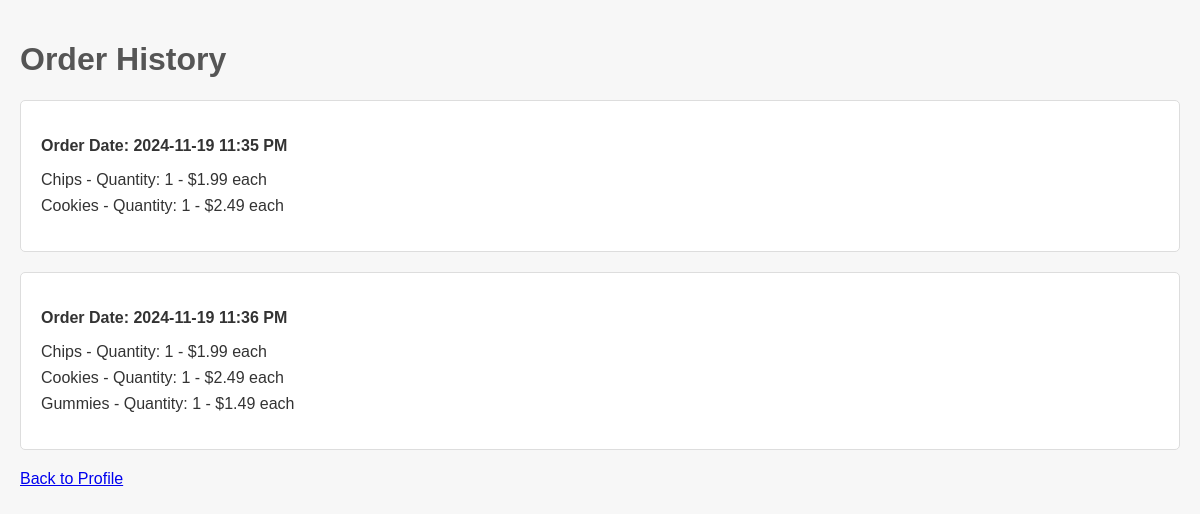
The page /order_history (signed in) on the database its author committed.
### application/app.py (models this page shows)
class Order(db.Model):
    id = db.Column(db.Integer, primary_key=True)
    user_id = db.Column(db.Integer, db.ForeignKey('user.id'), nullable=False)
    date = db.Column(db.DateTime, default=datetime.now)
    user = db.relationship('User', backref=db.backref('orders', lazy=True))
    order_items = db.relationship('OrderItem', backref='order', lazy=True)

class OrderItem(db.Model):
    id = db.Column(db.Integer, primary_key=True)
    order_id = db.Column(db.Integer, db.ForeignKey('order.id'), nullable=False)
    snack_id = db.Column(db.Integer, db.ForeignKey('snack.id'), nullable=False)
    quantity = db.Column(db.Integer, nullable=False)
    snack = db.relationship('Snack', backref=db.backref('order_items', lazy=True))

class Snack(db.Model):
    id = db.Column(db.Integer, primary_key=True)
    name = db.Column(db.String(100), nullable=False)
    description = db.Column(db.String(200), nullable=False)
    price = db.Column(db.Float, nullable=False)

### application/app.py (the view)
@app.route('/order_history')
def order_history():
    if 'user_id' in session:
        user_id = session['user_id']
        orders = Order.query.filter_by(user_id=user_id).all()
        return render_template('order_history.html', orders=orders)
    return redirect(url_for('login'))

### application/app.py (called while the page is built)
@app.before_request
def make_session_permanent():
    session.permanent = True

@app.teardown_request
def clear_session_on_teardown(exception=None):
    session.clear()

### application/templates/order_history.html (shortened to what this page needs)
<!doctype html>
<html lang="en">
<head>
</head>
<body>
    <h1>Order History</h1>
    {% if orders %}
        {% for order in orders %}
            <div class="order">
                <p class="order-date">Order Date: {{ order.date.strftime('%Y-%m-%d %I:%M %p') }}</p>
                <ul>
                {% for item in order.order_items %}
                    <li>{{ item.snack.name }} - Quantity: {{ item.quantity }} - ${{ item.snack.price }} each</li>
                {% endfor %}
                </ul>
            </div>
        {% endfor %}
    {% else %}
        <p>You have no past orders.</p>
    {% endif %}
    <a href="{{ url_for('profile') }}">Back to Profile</a>
</body>
</html>

### application/templates/order_history.html (style rules this page uses)
body { font-family: Arial, sans-serif; background-color: #f7f7f7; color: #333; margin: 0; padding: 20px; }
h1 { color: #555; }
.order { background: #fff; padding: 20px; border: 1px solid #ddd; border-radius: 5px; margin-bottom: 20px; }
.order-date { font-weight: bold; margin-bottom: 10px; }
ul { list-style-type: none; padding: 0; }
li { margin-bottom: 8px; }

### rows shown on the page
Order: date "2024-11-19 11:35 PM"
OrderItem: snack.name "Chips", quantity "1", snack.price "1.99"
OrderItem: snack.name "Cookies", quantity "1", snack.price "2.49"
Order: date "2024-11-19 11:36 PM"
OrderItem: snack.name "Chips", quantity "1", snack.price "1.99"
OrderItem: snack.name "Cookies", quantity "1", snack.price "2.49"
OrderItem: snack.name "Gummies", quantity "1", snack.price "1.49"
